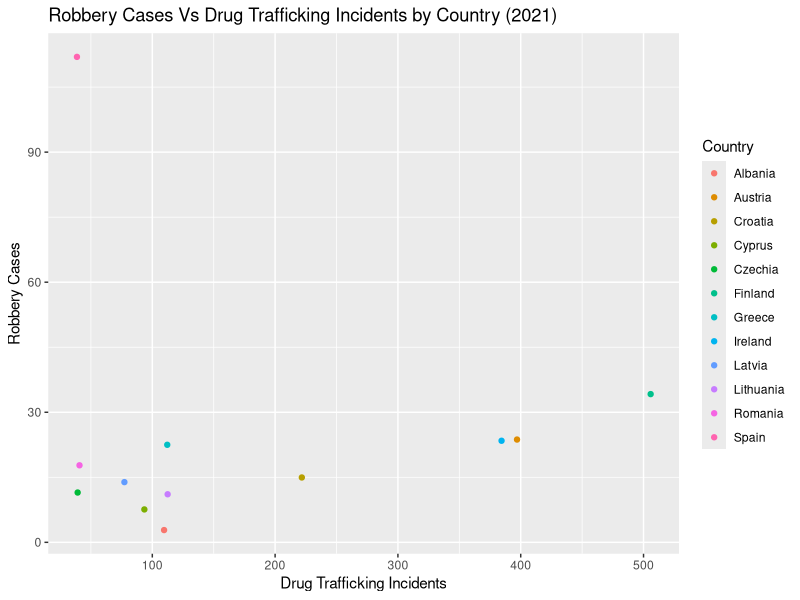
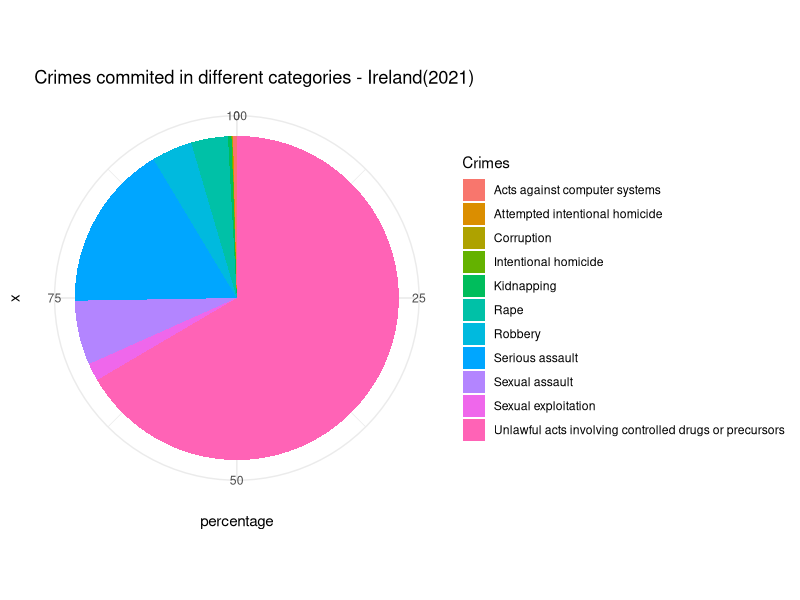
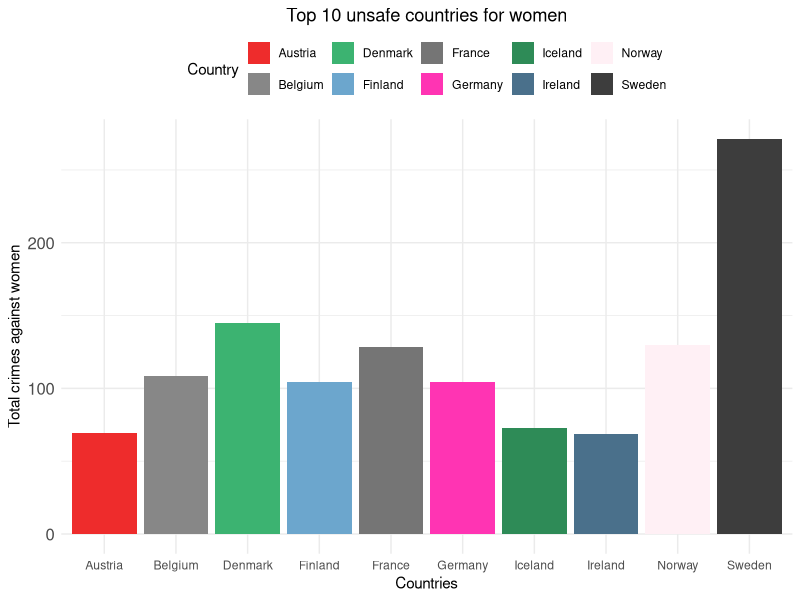

Source code (R) for these figures, in order:
## ---- chunk 1
#| label: Lib_import
#| warning: false
#| echo: false
library(readxl)
library(tidyverse)
library(knitr)
library(ggplot2)
## ---- chunk 2
#| label: load_dataset
#| warning: false
data <- read_excel('EurostatCrime2021.xlsx',skip=6,na=":")
rownames(data) <- data$Country
## ---- chunk 3
#| label: Task1Q2
print(paste("Rows in dataset:",nrow(data)))
print(paste("Columns in dataset:",ncol(data)))
str(data)
## ---- chunk 4
#| warning: false
#| label: Task1Q3
#Removing columns Fraud and Money laundering as they contain no data
cols_to_remove <- c("Fraud","Money laundering")
for (i in cols_to_remove){
  print(paste(i,"column exist in dataframe:",i %in% colnames(data) ))
}
data <- select(data,-cols_to_remove)
for (i in cols_to_remove){
  print(paste(i,"column exist in dataframe:",i %in% colnames(data) ))
}
str(data)
## ---- chunk 5
#| warning: false
#| label: Task1Q4
#removing columns with substrings "burglary" and "theft"
substrings <- c('burglary','theft')
colnames_substr <- c() # for finding column names of matches
for (str in substrings) {
  colnames_substr <- c(colnames_substr,colnames(data)[grep(str,str_to_lower(colnames(data)))])
}

if (length(colnames_substr)!=0){
# changing the dataframe with the ones with specified columns removed
data |> select(-colnames_substr) -> data

for (i in colnames_substr){
  cat(paste0("\"",i,"\" column exist in dataframe: ",i %in% colnames(data),"\n"))
}
}
## ---- chunk 6
#| warning: false
#| label: Task1Q5
#Adding a column "Total offences" that keeps the count of overall record of offences 
#for each country (per hundred thousand inhabitants)
country=data$Country
data$"Total offences" <- data |> select(-Country) |> rowSums(na.rm = TRUE)
data$"Total offences"

#Adding country column again to the dataframe and changing the row indexes
data$Country <- country
rownames(data) <- data$Country
## ---- chunk 7
#| label: Task1Q67
#Find countries with missing data and remove them
for (i in rownames(data)){
  na_count <- sum(is.na(data[i,]))
  if (na_count>0){
    print(paste("NA values in",i,":",na_count))
  }
  }
data <- na.omit(data)
## ---- chunk 8
#| label: Task1Q8
print(paste("Total observations in dataset :",nrow(data)))
print(paste("Total variables in dataset :",ncol(data)))
## ---- chunk 9
#| label: Task2Q1
max_offences <- max(data['Total offences'])
print(paste("Country having the highest overall record of offences in 2021:",filter(data,`Total offences`==max_offences)$Country))
## ---- chunk 10
#| label: Task2Q2
#| warning: false
total_cyber_attacks_by_country <- select(data,c('Country','Acts against computer systems'))
#sorting by column total_offences
total_cyber_attacks_by_country <- total_cyber_attacks_by_country[order(total_cyber_attacks_by_country$`Acts against computer systems`,decreasing=TRUE),]
total_cyber_attacks_by_country$`Acts against computer systems` <- format(total_cyber_attacks_by_country$`Acts against computer systems`,nsmall=3)
# Create a table with the kable function
table <- kable(total_cyber_attacks_by_country, format = "html", caption = "Table depicting proportion of Acts against computer systems (per hundred thousand inhabitants) by country")
table
## ---- chunk 11
#| warning: false
ggplot(data,mapping=aes(x=`Unlawful acts involving controlled drugs or precursors`,y=Robbery,colour=Country))+geom_point()+xlab("Drug Trafficking Incidents") +
  ylab("Robbery Cases")+ labs(title='Robbery Cases Vs Drug Trafficking Incidents by Country (2021)')
## ---- chunk 12
#Plotting a pie chart which depicts percentage of crimes commited by different categories in Ireland in 2021

data_Ireland <- (select(filter(data,Country=='Ireland'),-c("Country","Total offences")))
crimes <- colnames(data_Ireland)
magnitude <- as.numeric(data_Ireland[1,])
data_Ireland <- data.frame(crimes,magnitude)

# Calculate the percentage for each category
data_Ireland$percentage <- (data_Ireland$magnitude / sum(data_Ireland$magnitude)) * 100


# Create a pie chart with labels and custom styling
pie_chart <- ggplot(data_Ireland, aes(x = "", y = percentage, fill = crimes)) +
  geom_bar(stat = "identity", width = 1) +
  coord_polar(theta = "y") +
  theme_minimal() +
  labs(title = "Crimes commited in different categories - Ireland(2021)",fill="Crimes")
pie_chart
## ---- chunk 13
#| warning: false
# Plotting a bar chart for top 10 least safe countries for women

# reading the original_dataset again as some rows which had some NA entries have been removed
data <- read_excel('EurostatCrime2021.xlsx',skip=6,na=":")

#replacing NA values with 0
data[is.na(data)] <- 0
rownames(data) <- data$Country

#selecting required rows
crimes_against_women_data <- select(data,c("Country","Rape","Sexual assault","Sexual exploitation"))
crimes_against_women_data$`Total Crimes`=crimes_against_women_data$Rape+crimes_against_women_data$`Sexual assault`+crimes_against_women_data$`Sexual exploitation`

#sorting by column Total Crimes
crimes_against_women_data <- crimes_against_women_data[order(crimes_against_women_data$`Total Crimes`,decreasing=TRUE),]

#Creating a vector colors to specify different colors for different bars[white color excluded]
colors <- sample(setdiff(colors(), "white"), 10)

# Create the barplot
p <- ggplot(crimes_against_women_data[1:10,], aes(x = Country, y = `Total Crimes`, fill = Country)) +
  geom_bar(stat = "identity") +
  labs(title = "Top 10 unsafe countries for women", 
       x = "Countries", y = "Total crimes against women") +
  scale_fill_manual(values = colors) +
  theme_minimal() +
  theme(legend.position = "top")

# Add visible y-axis ticks
p + theme(axis.text.y = element_text(size = 12),plot.title = element_text(hjust = 0.5))
